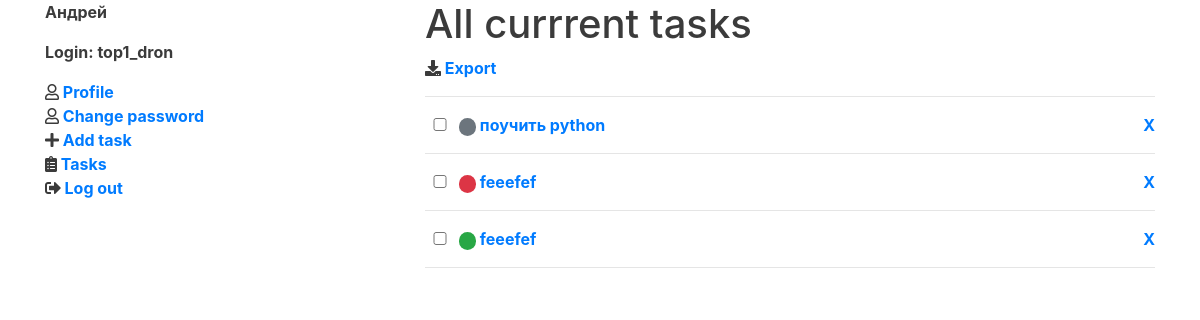
/tasks/by-tag/ (signed in), run on an earlier commit of the app's database.
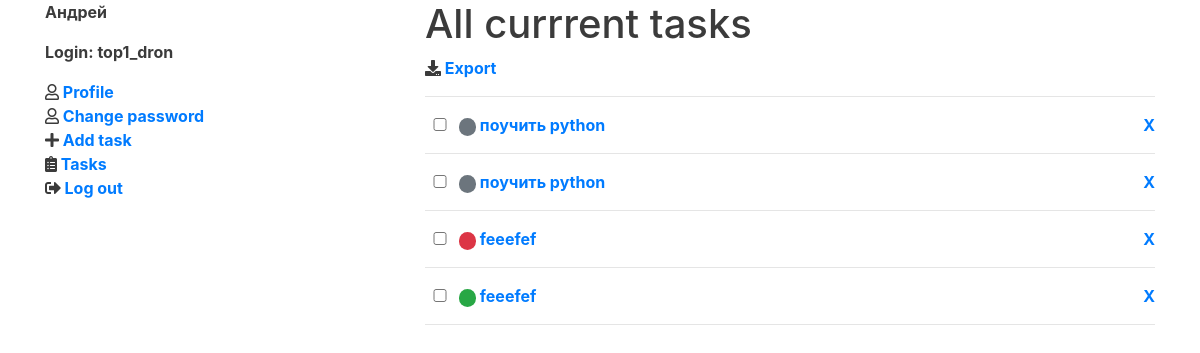
And on a later commit of the database.
### tasks/models.py (models this page shows, shortened)
class TodoItem(models.Model):
    PRIORITY_HIGH = 1
    PRIORITY_MEDIUM = 2
    PRIORITY_LOW = 3
    PRIORITY_CHOISES = [
        (PRIORITY_HIGH, 'High priority'),
        (PRIORITY_MEDIUM, 'Medium priority'),
        (PRIORITY_LOW, 'Low priority'),
    ]
    description = models.CharField(max_length=64)
    is_completed = models.BooleanField("executed", default=False)
    created = models.DateTimeField(auto_now_add=True)
    updated = models.DateTimeField(auto_now=True)
    owner = models.ForeignKey(
        User,
        on_delete=models.CASCADE,
        related_name='tasks'
    )
    priority = models.IntegerField(
        'Priority', choices=PRIORITY_CHOISES, default=PRIORITY_MEDIUM
    )
    tags = TaggableManager(through=RuTaggedItem)
    def __str__(self):
        return self.description.lower()
    class Meta:
        ordering = ('-created',)

### tasks/views.py (the view)
# urls.py: path('by-tag/', views.tasks_by_tag, name='by-tag'),
def tasks_by_tag(request, tag_slug=None):
    user = request.user
    tasks = TodoItem.objects.filter(owner=user).all()
    tag = None
    if tag_slug:
        tag = get_object_or_404(Tag, slug=tag_slug)
        tasks = tasks.filter(tags__in=[tag])
    return render(request, "tasks/list_by_tag.html", {"tag": tag, "tasks":tasks})

### tasks/templates/tasks/list_by_tag.html (shortened to what this page needs)
{% extends 'base.html' %}
{% load static %}
{% block main_content %}
    {% if tag %}
    <h1>Current tasks with tag "{{ tag.name }}"</h1>
    {% else %}
    <h1>All currrent tasks</h1>
    {% endif %}
    <p><i class="fa fa-download"></i>&nbsp;<a href="{% url "tasks:export"%}">Export</a></p>
    <hr/>
    <ul id='todo-list'>
    {% for task in tasks %}
        {% if task.is_completed %}
        <li class="completed">
            <input class='checkbox' data-uid={{task.id}} type='checkbox' disabled='disabled' checked='checked' />
        {% else %}
        <li>
            <input class='checkbox' data-uid={{task.id}} type='checkbox' />
        {% endif %}
        {% if task.priority == task.PRIORITY_HIGH %}
            <span class="badge badge-pill badge-danger">&nbsp;</span>
        {% elif task.priority == task.PRIORITY_MEDIUM %}
            <span class="badge badge-pill badge-secondary">&nbsp;</span>
        {% elif task.priority == task.PRIORITY_LOW %}
            <span class="badge badge-pill badge-success">&nbsp;</span>
        {% endif %}
            <a href={% url "tasks:details" task.id %}>{{ task }}</a>
            <a class="remove" href={% url "tasks:delete" task.id %}>X</a>
            <hr/>
        </li>
    {% endfor %}
    </ul>
{% endblock main_content %}

What changed in the data, as far as the page shows it:
added TodoItem: priority 2 (drawn), description "поучить python"
